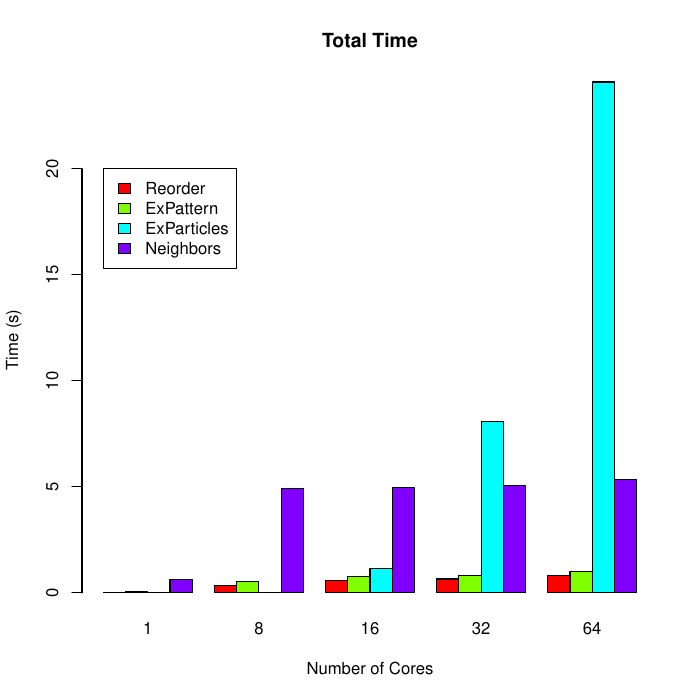

Reproduce this figure in R.
#! /usr/bin/env Rscript

x <- read.csv('timeTotals.csv', row.names='Cores')
# Ignore the costs to partition and distribute.
x['Partition'] <- NULL
x['Distribute'] <- NULL
pdf('timeTotals.pdf')
barplot(t(as.matrix(x)), beside=T, col=rainbow(ncol(x)),
        main='Total Time',
        xlab='Number of Cores',
        ylab='Time (s)')
legend(1, 20, names(x), fill=rainbow(ncol(x)))
dev.off()
